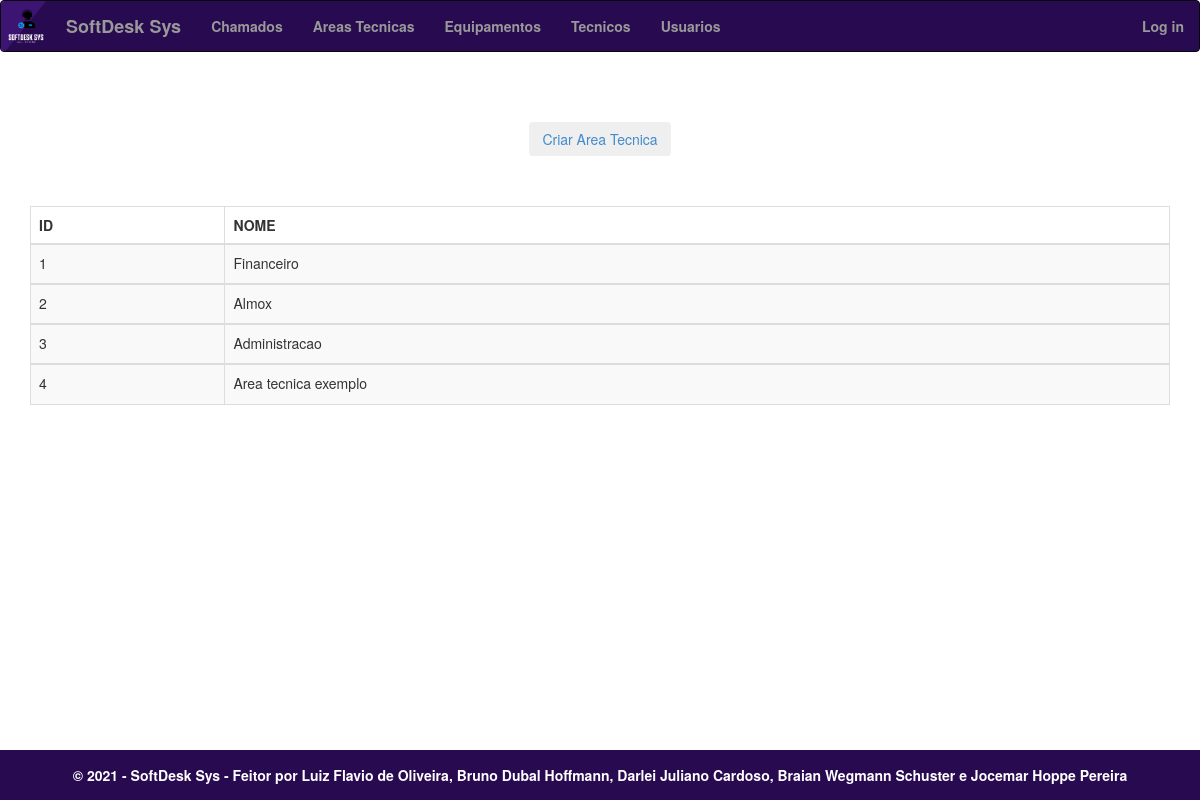
/areastecnicas/, run on the app's committed database.
### app/models.py (models this page shows, shortened)
class AreaTecnica(models.Model):
    id_area_tec = models.AutoField(primary_key = True)
    area_tec = models.CharField(max_length = 45)
    class Meta:
        db_table = 'area_tecnica'

### app/views.py (the view)
# urls.py: path('areastecnicas/', views.areastecnicas, name='areastecnicas'),
def areastecnicas(request):
    assert isinstance(request, HttpRequest)
    areastecnicas = AreaTecnica.objects.all();
    return render(
        request,
        'app/areastecnicas.html',
        {
            'year':datetime.now().year,
            'areastecnicas': areastecnicas
        }
    )

### app/templates/app/areastecnicas.html
{% extends "app/layout.html" %}
{% block content %}
<div style="text-align:center; padding:50px">
    <button class="btn"><a href="{% url 'addareatecnica' %}">Criar Area Tecnica</a></button>
</div>
<div>
    <table class="table table-striped table-bordered">
        <thead class="thead-dark">
            <tr>
              <th scope="col">ID</th>
              <th scope="col">NOME</th>
            </tr>
        </thead>
        <tbody>
            {% for areatecnica in areastecnicas %}
            <tr style="height:40px">
                <td>{{ areatecnica.id_area_tec }}</td>
                <td>{{ areatecnica.area_tec }}</td>
            </tr>
        </tbody>
        {% endfor %}
    </table>
</div>
{% endblock %}

### data on the page
AreaTecnica: id_area_tec "1", area_tec "Financeiro"
AreaTecnica: id_area_tec "2", area_tec "Almox"
AreaTecnica: id_area_tec "3", area_tec "Administracao"
AreaTecnica: id_area_tec "4", area_tec "Area tecnica exemplo"
